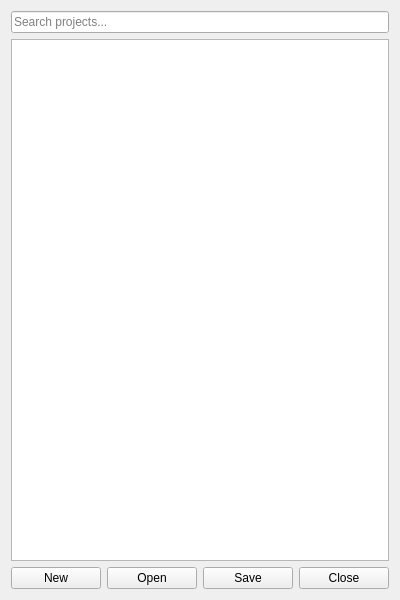
<?xml version="1.0" encoding="UTF-8"?>
<ui version="4.0">
 <class>ProjectViewController</class>
 <widget class="QWidget" name="ProjectViewController">
  <property name="geometry">
   <rect>
    <x>0</x>
    <y>0</y>
    <width>400</width>
    <height>600</height>
   </rect>
  </property>
  <property name="windowTitle">
   <string>Project View</string>
  </property>
  <layout class="QVBoxLayout" name="verticalLayout">
   <item>
    <layout class="QHBoxLayout" name="horizontalLayout">
     <item>
      <widget class="QLineEdit" name="searchEdit">
       <property name="placeholderText">
        <string>Search projects...</string>
       </property>
      </widget>
     </item>
    </layout>
   </item>
   <item>
    <widget class="QTreeView" name="projectTreeView"/>
   </item>
   <item>
    <layout class="QHBoxLayout" name="buttonLayout">
     <item>
      <widget class="QPushButton" name="newButton">
       <property name="text">
        <string>New</string>
       </property>
      </widget>
     </item>
     <item>
      <widget class="QPushButton" name="openButton">
       <property name="text">
        <string>Open</string>
       </property>
      </widget>
     </item>
     <item>
      <widget class="QPushButton" name="saveButton">
       <property name="text">
        <string>Save</string>
       </property>
      </widget>
     </item>
     <item>
      <widget class="QPushButton" name="closeButton">
       <property name="text">
        <string>Close</string>
       </property>
      </widget>
     </item>
    </layout>
   </item>
  </layout>
 </widget>
 <resources/>
 <connections/>
</ui> 
